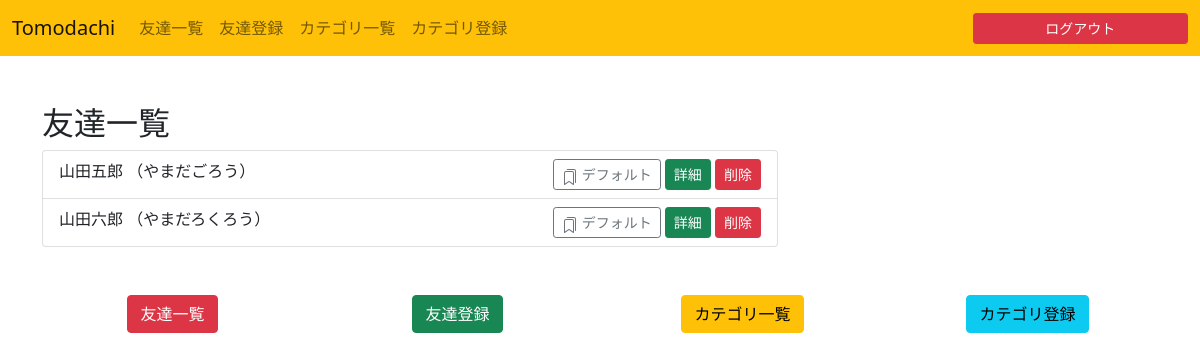
The app's page / (signed in) with its own data.
### friendslist/models.py (models this page shows)
class Friend(models.Model):
    name = models.CharField(default="", max_length=20)
    furigana = models.CharField(blank=True, null=True, max_length=20)
    nickname = models.CharField(blank=True, null=True, max_length=20)
    sex = models.IntegerField(default=0)
    birthday = models.DateField(blank=True, null=True, auto_now=False, auto_now_add=False)
    birthplace = models.CharField(blank=True, null=True, max_length=30)
    hobby = models.CharField(blank=True, null=True, max_length=30)
    company = models.CharField(blank=True, null=True, max_length=30)
    created_at = models.DateTimeField(auto_now_add=True)
    updated_at = models.DateTimeField(auto_now=True)
    user = models.ForeignKey(get_user_model(), on_delete=models.CASCADE)
    category = models.ForeignKey(Category, on_delete=models.CASCADE, default=1)

class Category(models.Model):
    name = models.CharField(default="", max_length=20)
    created_at = models.DateTimeField(auto_now_add=True)
    updated_at = models.DateTimeField(auto_now=True)
    user = models.ForeignKey(get_user_model(), on_delete=models.CASCADE)

### friendslist/views.py (the view)
# urls.py: path('', views.index),
@login_required
def index(request):
    user = request.user
    categories = Category.objects.filter(user=user)
    first_category = categories.first()
    friends = Friend.objects.filter(user=user)
    context = {
        'friends': friends,
        'categories': categories,
        'first_category': first_category,
    }
    return render(request, 'friendslist/index.html', context)

### templates/friendslist/index.html (shortened to what this page needs)
{% extends 'friendslist/base.html' %}
{% block content %}
<main class="container mb-5">
    <div class="row">
        <div class="column col-md-8">
            <h2>友達一覧</h2>
            <ul class="list-group">
            {% for friend in friends %}
                <li class="list-group-item">
                  {{ friend.name }}
                  {% if friend.furigana is not None %}
                  （{{ friend.furigana }}）
                  {% endif %}
                  <div class="float-end">
                    <a href="/category/{{ friend.category.pk }}" class="btn btn-outline-secondary btn-sm">
                      {{ friend.category.name }}
                    </a>
                    <a href="{% url 'friend' friend.pk %}" class="btn btn-success btn-sm">詳細</a>
                    <a href="{% url 'delete' friend.pk %}" class="btn btn-danger btn-sm">削除</a>
                  </div>
                </li>
            {% endfor %}
            </ul>
        </div>
    </div>
</main>
{% endblock %}

### records on screen
Friend: name "山田五郎", furigana "やまだごろう", category.name "デフォルト"
Friend: name "山田六郎", furigana "やまだろくろう", category.name "デフォルト"
